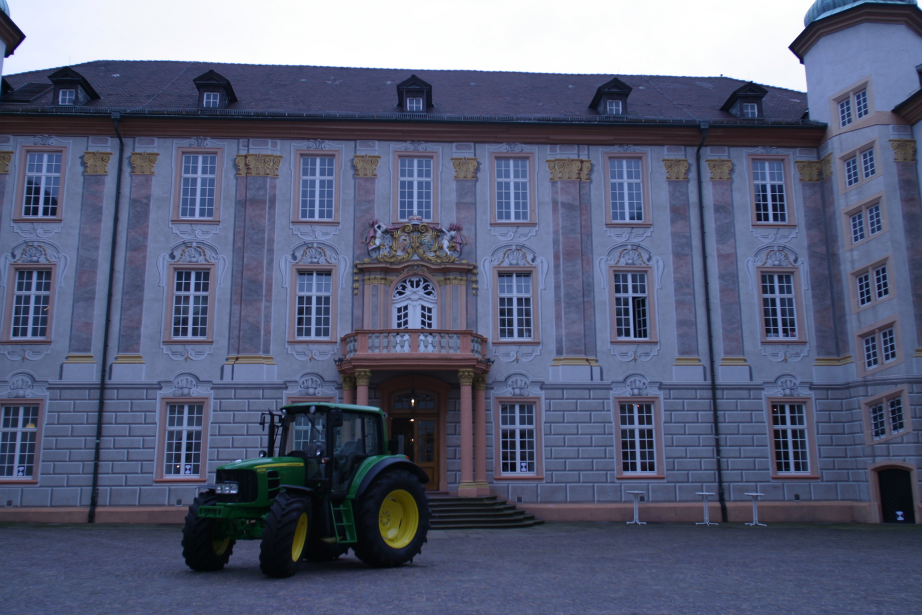
%> input picture lab1/Data/0005_s.png, 922 x 615 px
$ octave lab1.m   (GNU Octave 9; MATLAB toolbox functions it lacks are replaced by stand-ins)
%> lines starting %> are read from the running program, lines starting %| are printed output that depends on the picture
%> further down, I is the input picture: size 615x922x3 uint8; mean R, G, B 89.8, 96.2, 121.8
### lab1/apply_H.m
function [rectifiedImage] = apply_H (I, H)
%> called with H = [0.707 0.707 20; -0.707 0.707 30; 0 0 1]


columns = size(I,2);
%> columns = 922
rows = size(I,1);
%> rows = 615

%Matlab ver.
corners = [1,   1       , columns   , columns ;
           1, rows      ,   1       , rows    ;
           1,   1       ,   1       , 1       ];
%> corners = [1 1 922 922; 1 615 1 615; 1 1 1 1]

rectifiedCorners = H * corners;


minCol = floor(min(rectifiedCorners(1,:)));
%> minCol = 21
maxCol = ceil (max(rectifiedCorners(1,:)));
minRow = floor(min(rectifiedCorners(2,:)));
maxRow = ceil (max(rectifiedCorners(2,:)));


X = minCol:1:maxCol;
Y = minRow:1:maxRow;

[XI,YI] = meshgrid(X,Y);
rectifiedCoordinates = [reshape(XI,1,numel(XI))                ;
                        reshape(YI,1,numel(YI))                ;
                        ones(1,length(reshape(XI,1,numel(XI))))];

rectifiedCoordinatesAtOrigin = H\rectifiedCoordinates; % Hinv * rectifiedCoordinates;

Xq = reshape(rectifiedCoordinatesAtOrigin(1,:),size(XI,1),size(YI,2));
Yq = reshape(rectifiedCoordinatesAtOrigin(2,:),size(XI,1),size(YI,2));

X = 1:1:size(I,2);
Y = 1:1:size(I,1);

rectifiedImage(:,:,1) = interp2(X,Y,I(:,:,1),Xq,Yq);
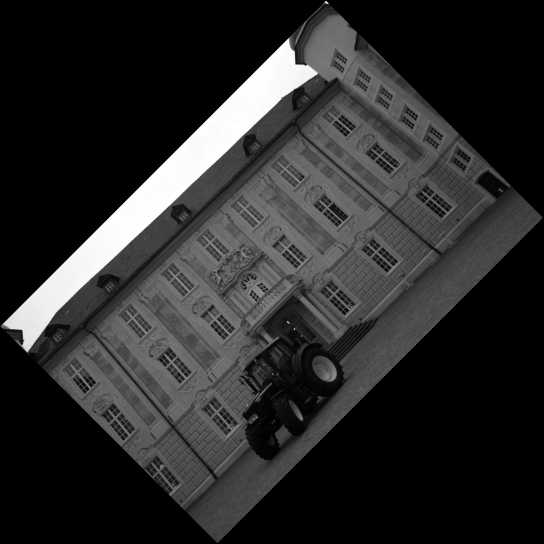
%> rectifiedImage: size 1088x1087 double (shown at 1/2 size); 52.22% of the values are NaN or infinite; the others: min 0, max 255, mean 89.72; drawn with min black, max white, NaN and infinite black
rectifiedImage(:,:,2) = interp2(X,Y,I(:,:,2),Xq,Yq);
rectifiedImage(:,:,3) = interp2(X,Y,I(:,:,3),Xq,Yq);
%> rectifiedImage: size 1088x1087x3 double; 52.22% of the values are NaN or infinite; the others: min 0, max 255, mean 102.5
end
%endfunction

### lab1/lab1.m
%%%%%%%%%%%%%%%%%%%%%%%%%%%%%%%%%%%%%%%%%%%%%%%%%%%%%%%%%%%%%%%%%%%%%%%%%%%
%% Lab 1: Image rectification


%%%%%%%%%%%%%%%%%%%%%%%%%%%%%%%%%%%%%%%%%%%%%%%%%%%%%%%%%%%%%%%%%%%%%%%%%%%
%% 1. Applying image transformations

% ToDo: create the function  "apply_H" that gets as input a homography and
% an image and returns the image transformed by the homography.
% At some point you will need to interpolate the image values at some points,
% you may use the Matlab function "interp2" for that.
% function img = apply_H(I,H)
%     %Get the position of the corners to see the padding needed
%     s=size(I);
%
%     top_left=H*[0 0 1]';
%     top_right=H*[0 s2 1];
%     bottom_left=H*[s1 0 1];
%     bottom_right=H*[s1 s2 1];
%
%     %Create a padded image (img)
%     %Apply the transformation pixel-by-pixel
%
%     for mm=1:s(1)
%         for nn=1:s(2)
%             new_p=H*[mm nn 1]'; %With homogeneous coordinates
%         end
%     end


%% 1.1. Similarities
I=imread('Data/0005_s.png'); % we have to be in the proper folder
% ToDo: generate a matrix H which produces a similarity transformation
%Similarity (isometry) consists in a rotation and traslation transformation
x_tras = 20;
y_tras = 30;
tras = [x_tras y_tras]';

alpha = -45 ; %Must be in degrees
alpha = alpha * (2*pi/360); % Conversion to radians
R=[cos(alpha) -sin(alpha); sin(alpha) cos(alpha)];

%Transformation matrix H
H=zeros(3);
H(1:2,1:2)=R;
H(1:2,3)=tras;
H(3,3)=1;

I2 = apply_H(double(I), H);
figure(1); imshow(I); figure(2); imshow(uint8(I2)); title('Similarity transformation');
%> after `imshow(uint8(I2))`:
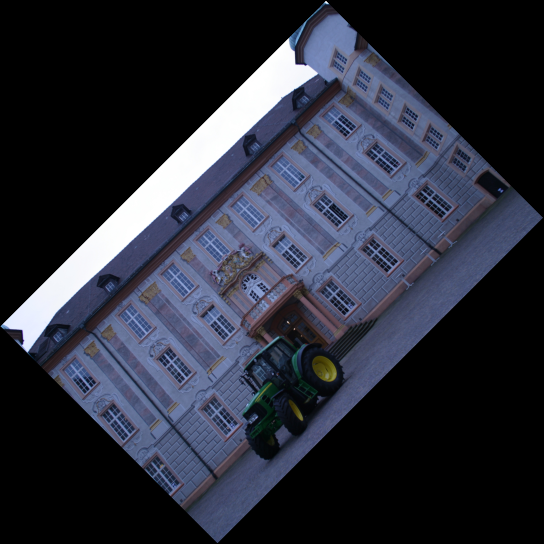
%> displayed picture: size 1088x1087x3, on the screen's scale of 0 to 255 (shown at 1/2 size); mean R, G, B 42.9, 45.9, 58.1


%% 1.2. Affinities

% ToDo: generate a matrix H which produces an affine transformation (knowing that the affine matrix transformation is form by 4 transformations)

%Traslation matrix
x_tras= x_tras;
y_tras= y_tras;
% Ht=[1 0 x_tras;0 1 y_tras; 0 0 1];
At = [x_tras;y_tras];

%Scaling matrix
s_factor= 0.5;
s_factor2= .75;
%Hs=[s_factor 0 0;0 s_factor 0;0 0 1];
A_lambda = [s_factor , 0; 0 , s_factor2];

%Rotation matrix --> alpha
alpha = 15 ; %Must be in degrees
alpha = alpha * (2*pi/360); % Conversion to radians;
%Halpha=[cos(alpha) -sin(alpha) 0; sin(alpha) cos(alpha) 0; 0 0 1];
A_alpha = [cos(alpha), -sin(alpha) ; sin(alpha), cos(alpha)];

%Rotation matrix --> beta
beta = 40 ; %ºMust be in degrees
beta = beta * (2*pi/360); % Conversion to radians;;
%Hbeta=[cos(beta) -sin(beta) 0; sin(beta) cos(beta) 0; 0 0 1];
A_beta = [cos(beta), -sin(beta) ; sin(beta), cos(beta)];
A_mbeta = [cos(-beta), -sin(-beta) ; sin(-beta), cos(-beta)];

%Matrix traslation+scaling
% Hd=Ht*Hs;
% H=Hbeta*Hd*Halpha;
A = A_alpha*A_mbeta*A_lambda*A_beta;

H= [A,At];
Haff= [H; 0,0,1];

I2 = apply_H(double(I), Haff);
%> call 2 of apply_H, with H = [0.551 -0.0485 20; 0.275 0.657 30; 0 0 1]
%> in apply_H (call 2), `rectifiedImage(:,:,1) = interp2(X,Y,I(:,:,1),Xq,Yq);`:
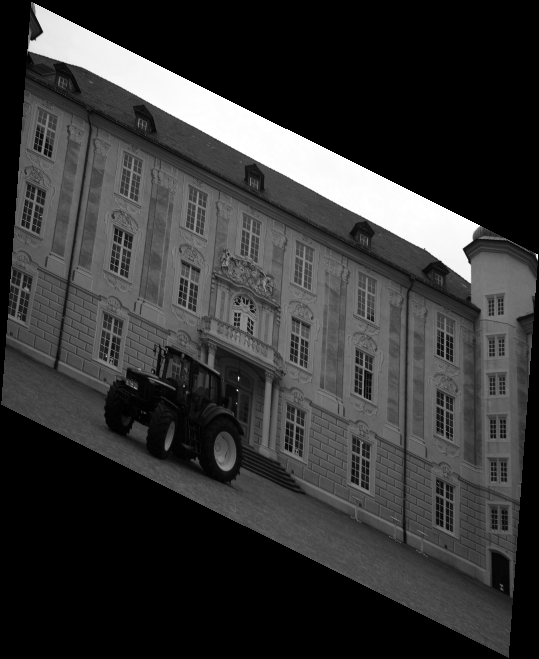
%> rectifiedImage: size 659x539 double; 40.3% of the values are NaN or infinite; the others: min 0, max 255, mean 89.71; drawn with min black, max white, NaN and infinite black
figure(1); imshow(I); figure(2); imshow(uint8(I2)); title('Affine transformation');
%> after `imshow(uint8(I2))`:
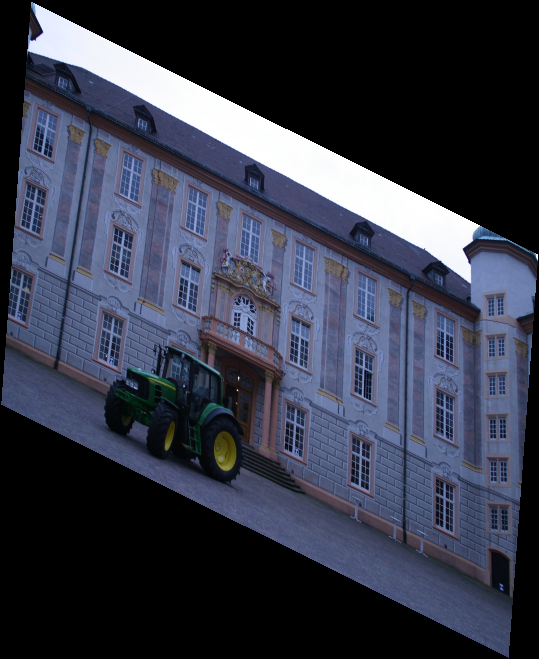
%> displayed picture: size 659x539x3, on the screen's scale of 0 to 255; mean R, G, B 53.6, 57.4, 72.6

% ToDo: decompose the affinity in four transformations: two
% rotations, a scale, and a translation

[U,D,V]=svd(Haff);
Halpha_decom=V';
Hd_decom=D;
Hbeta_decom=U*V';

H_decom=Hbeta_decom*Halpha_decom'*D*Halpha_decom;


% ToDo: verify that the product of the four previous transformations
% produces the same matrix H as above
disp('Are matrixes equal? '+int2str(isequal(Haff,H_decom)))

% ToDo: verify that the proper sequence of the four previous
% transformations over the image I produces the same image I2 as before

I3 = apply_H(double(I), H_decom);
figure(3); imshow(uint8(I3)); title('Decomposed affine transformation');


%% 1.3 Projective transformations (homographies)
% ToDo: generate a matrix H which produces a projective transformation

%Traslation matrix
x_tras= x_tras;
y_tras= y_tras;
At = [x_tras;y_tras];

%Scaling matrix
s_factor= 2;
s_factor2= 1;
A_lambda = [s_factor , 0; 0 , s_factor2];

%Rotation matrix --> alpha
alpha = 15 ; %Must be in degrees
alpha = alpha * (2*pi/360); % Conversion to radians;
A_alpha = [cos(alpha), -sin(alpha) ; sin(alpha), cos(alpha)];

%Rotation matrix --> beta
beta = 45 ; %ºMust be in degrees
beta = beta * (2*pi/360); % Conversion to radians;;
A_beta = [cos(beta), -sin(beta) ; sin(beta), cos(beta)];
A_mbeta = [cos(-beta), -sin(-beta) ; sin(-beta), cos(-beta)];

%Matrix traslation+scaling
A = A_alpha*A_mbeta*A_lambda*A_beta;

H= [A,At];
H= [H; 0.0004,0.00002,0.5];

%%%%%%%%%%%%%%%%%%%%%%%%%%%%%%%%%%%%%%%%%%%%%%%%%%%%%%%%%%%%%%%%%%%%%%%%%%%
I2 = apply_H(double(I), H);
%> in apply_H (call 4), `rectifiedImage(:,:,1) = interp2(X,Y,I(:,:,1),Xq,Yq);`:
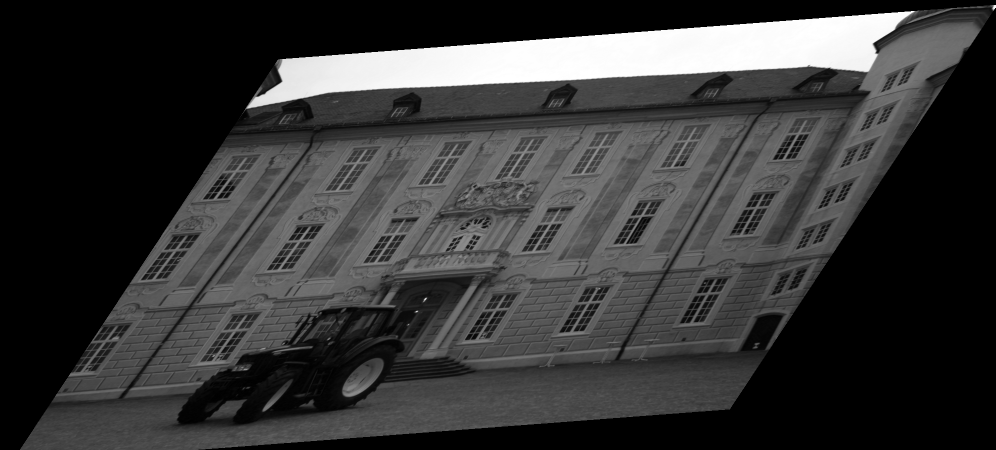
%> rectifiedImage: size 900x1991 double (shown at 1/2 size); 38.55% of the values are NaN or infinite; the others: min 0, max 255, mean 89.81; drawn with min black, max white, NaN and infinite black
%> in apply_H (call 4), `rectifiedImage(:,:,3) = interp2(X,Y,I(:,:,3),Xq,Yq);`: rectifiedImage: size 900x1991x3 double; 38.55% of the values are NaN or infinite; the others: min 0, max 255, mean 102.6
figure(1); imshow(I); figure(2); imshow(uint8(I2)); title('Perspective transformation');
%> after `imshow(uint8(I2))`:
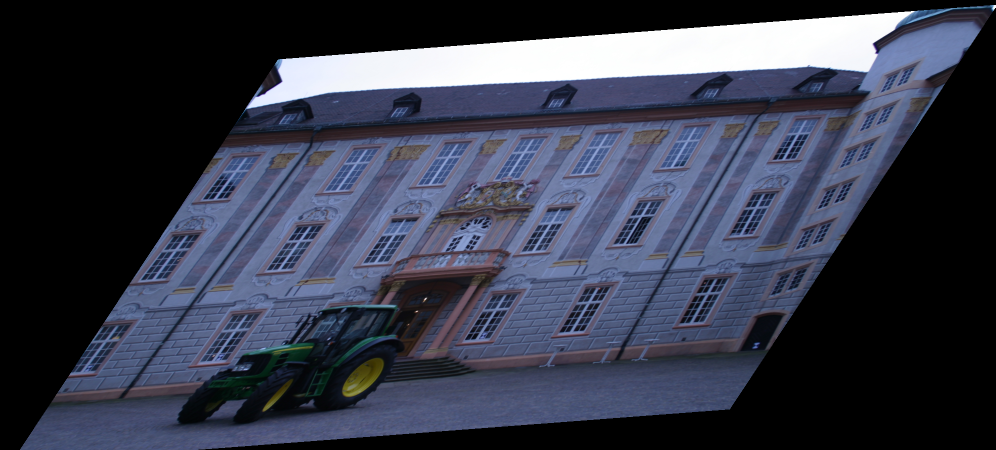
%> displayed picture: size 900x1991x3, on the screen's scale of 0 to 255 (shown at 1/2 size); mean R, G, B 55.2, 59.1, 74.8

%%%%%%%%%%%%%%%%%%%%%%%%%%%%%%%%%%%%%%%%%%%%%%%%%%%%%%%%%%%%%%%%%%%%%%%%%%%
%% 2. Affine Rectification


% choose the image points
I=imread('Data/0000_s.png');
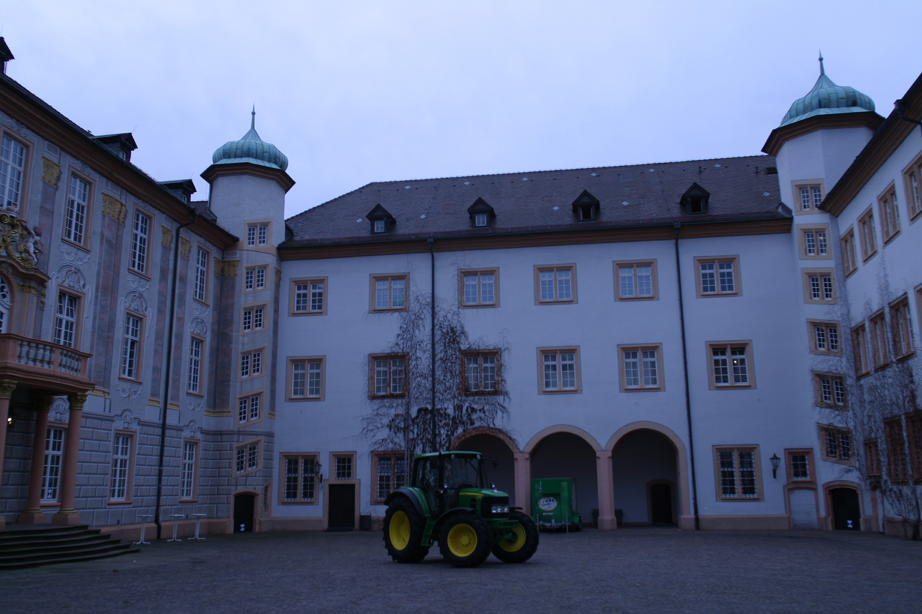
%> input picture lab1/Data/0000_s.png, 922 x 614 px
%> I is the input picture: size 614x922x3 uint8; mean R, G, B 89.5, 99.9, 130.2
%> (the run ends here)
